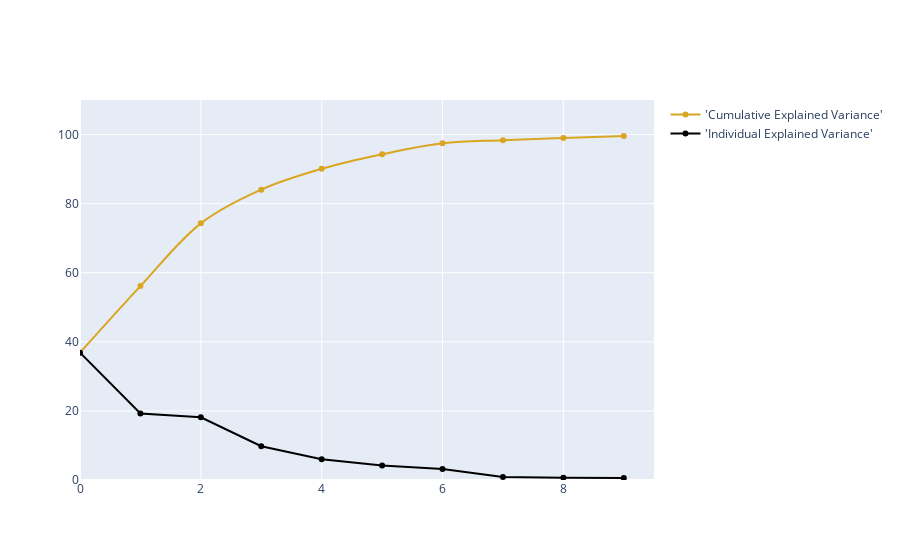

Notebook source saved alongside this figure:
### Code cell
trace1 = go.Scatter(
    x=list(range(10)),
    y= cum_var_exp,
    mode='lines+markers',
    hoverinfo= "all",
    name="'Cumulative Explained Variance'",
    line=dict(
        shape='spline',
        color = 'goldenrod'
    )
)
trace2 = go.Scatter(
    x=list(range(10)),
    y= var_exp,
    hoverinfo= "all",
    mode='lines+markers',
    name="'Individual Explained Variance'",
    line=dict(
        shape='linear',
        color = 'black'
    )
)
fig = tls.make_subplots(insets=[{'cell': (1,1), 'l': 0.7, 'b': 0.3}],
                          print_grid=True)

fig.append_trace(trace1, 1, 1)
fig.append_trace(trace2,1,1)
fig.layout.xaxis = dict(range=[0, 9.5])
fig.layout.yaxis = dict(range=[0, 110])

py.iplot(fig, filename='inset example')

### Figure 1 — Plotly figure (JSON) as saved in the notebook; plotly's stock layout.template omitted (floating-point values rounded to 4 significant figures; data arrays with more than 128 entries replaced by an {"elided": "..."} marker saying what was removed)
{"data": [{"hoverinfo": "all", "line": {"color": "goldenrod", "shape": "spline"}, "mode": "lines+markers", "name": "'Cumulative Explained Variance'", "type": "scatter", "x": [0, 1, 2, 3, 4, 5, 6, 7, 8, 9], "xaxis": "x", "y": {"elided": "9123 float values"}, "yaxis": "y"}, {"hoverinfo": "all", "line": {"color": "black", "shape": "linear"}, "mode": "lines+markers", "name": "'Individual Explained Variance'", "type": "scatter", "x": [0, 1, 2, 3, 4, 5, 6, 7, 8, 9], "xaxis": "x", "y": {"elided": "9123 float values"}, "yaxis": "y"}], "layout": {"xaxis": {"range": [0, 9.5]}, "xaxis2": {"anchor": "y2", "domain": [0.7, 1]}, "yaxis": {"range": [0, 110]}, "yaxis2": {"anchor": "x2", "domain": [0.3, 1]}}}
